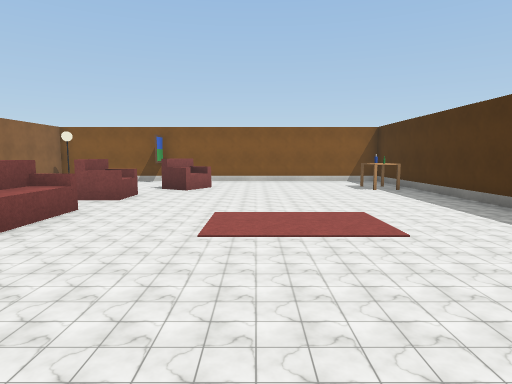
[1] (above)

15 first-person views from a walk through a world built for the Webots simulator. The camera is 0.9 m above the floor, tilts 6° down and sees 75° across. The floor is counted in squares, 1 m on a side. Each view is taken from the middle of a square. On the plan, view 1 faces up. The plan holds only what a view shows up to about 12 squares ahead; the rest is blank. The robots in the file are not drawn. Simple shapes and patterns stand in for the simulator's stock objects.

[2]
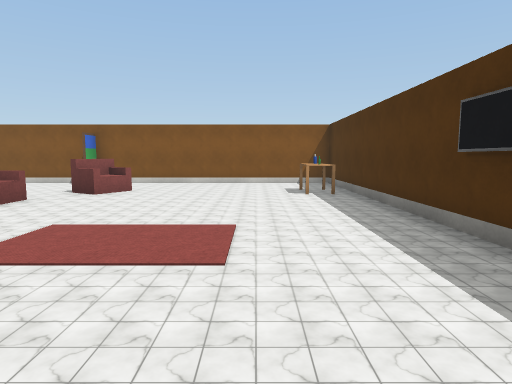

[3]
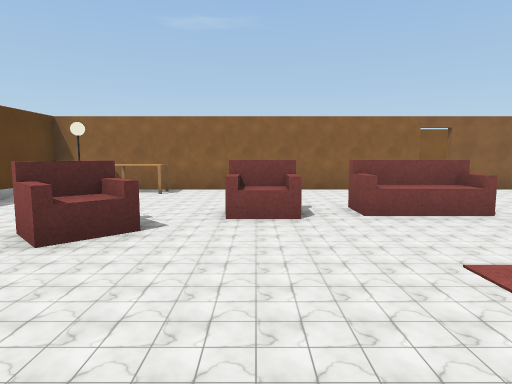

[4]
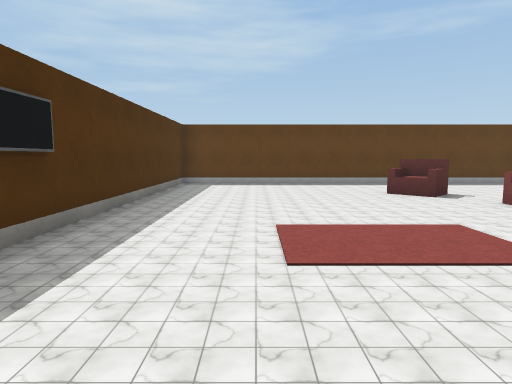

[5]
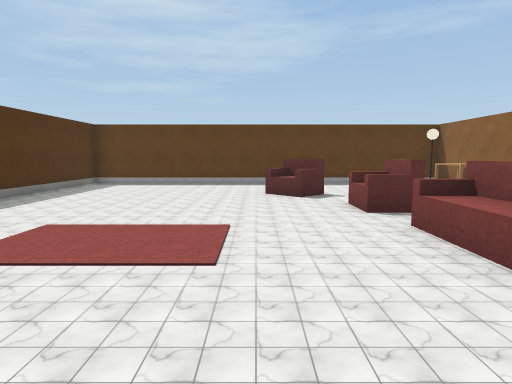

[6]
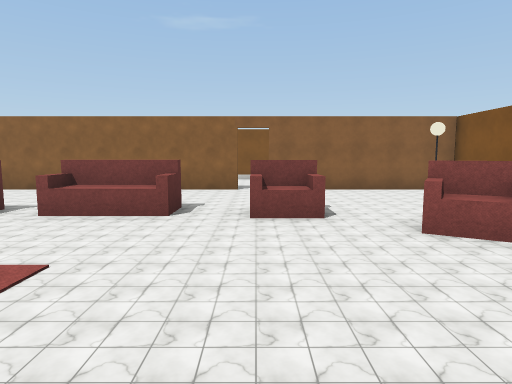

[7]
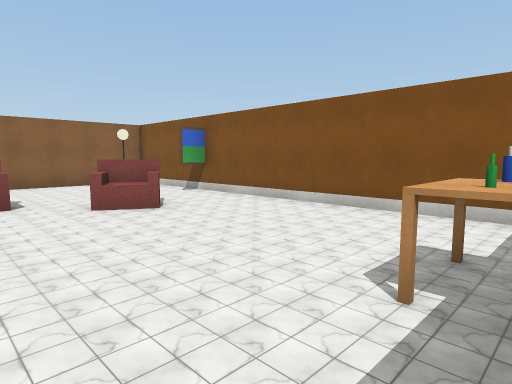

[8]
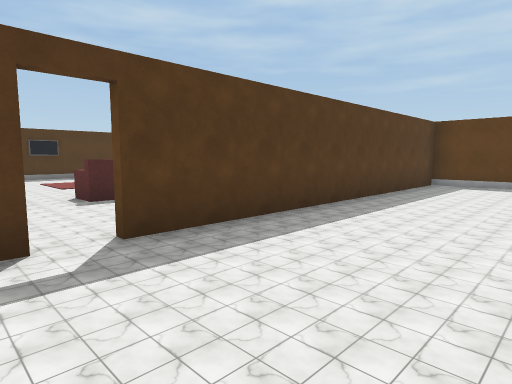

[9]
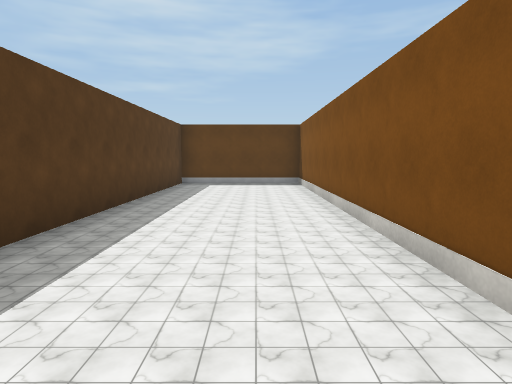

[10]
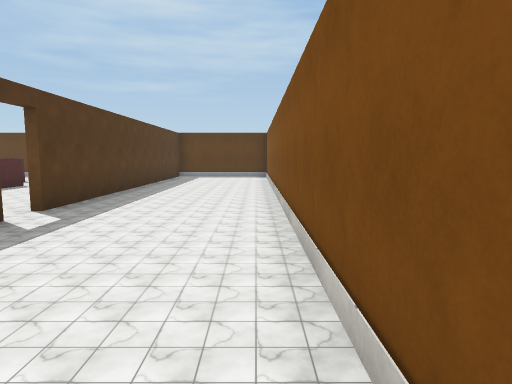

[11]
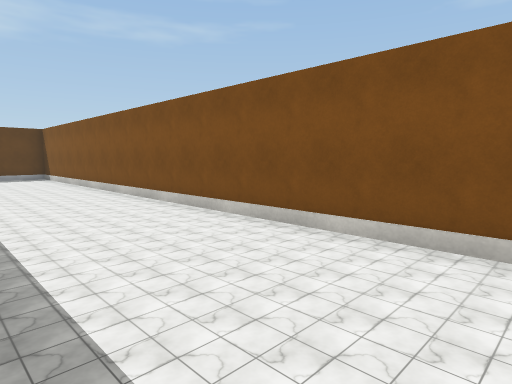

[12]
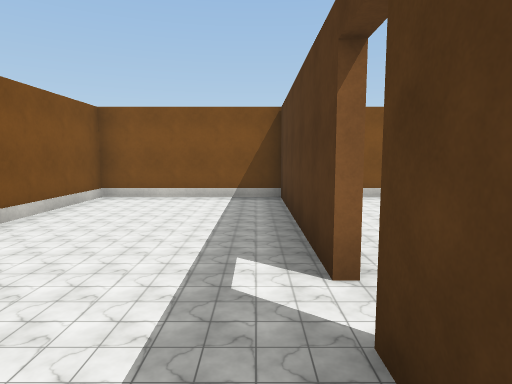

[13]
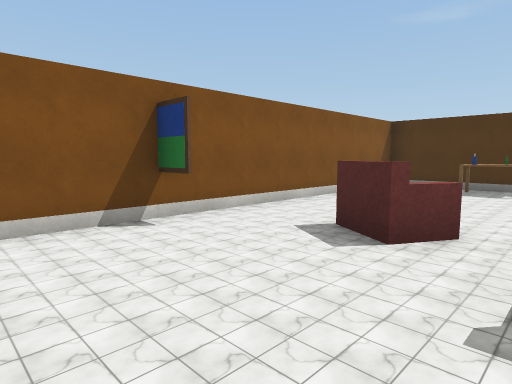

[14]
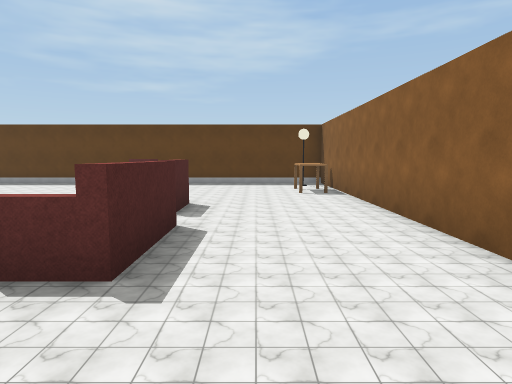

[15]
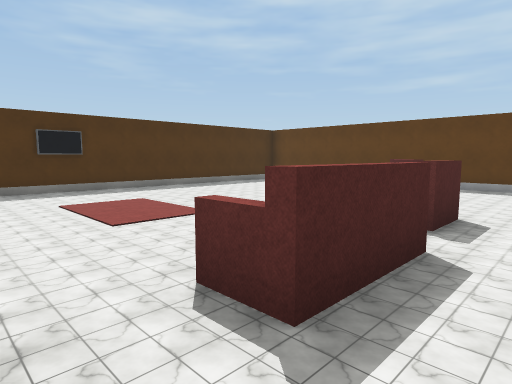

### Floor plan
Points are (right, up) in squares from view 1. A wall is a line through its corners. A room is listed if a view was taken in it or the views show most of it. See-through windows are left out.
Room 1 (views 1, 2, 3, 4, 5, 6, 7, 13, 14, 15)
walls: (-7.2, 6.5) (-7.2, -3.5) (4.5, -3.5) (4.5, 12.5) (-7, 12.5); (-7.2, 12.5) (-7.2, 7.2)
ways out: opening at (-7, 7) to room 2
objects: floor lamp (-6, -2); desk (-6, -1); floor lamp (-6, 12); sofa (-4, 4) to (-3, 5); armchair (-4, 7) to (-3, 8); painting (-4, 12); armchair (-3, 2); armchair (-2, -1) to (-1, 0); armchair (-2, 9) to (-2, 10); desk (3, 9) to (3, 10); TV (4, 4); bottle (4, 9); bottle (4, 10)
Room 2 (views 8, 9, 10, 11, 12)
walls: (-7.4, 7.2) (-7.4, 12.5); (-7, 12.5) (-11.5, 12.5) (-11.5, -3.5) (-7.4, -3.5) (-7.4, 6.5)
ways out: opening at (-7, 7) to room 1

Where each view was taken, in squares from view 1:
view 1: 0 up, 0 right, facing up
view 2: 1 up, 2 right, facing up
view 3: 2 up, 2 right, facing left
view 4: 8 up, 2 right, facing down
view 5: 8 up, 1 left, facing down
view 6: 7 up, 2 right, facing left
view 7: 7 up, 4 right, facing up-left
view 8: 8 up, 11 left, facing down-right
view 9: 8 up, 10 left, facing down
view 10: 12 up, 11 left, facing down
view 11: 12 up, 8 left, facing down-left
view 12: 5 up, 8 left, facing up
view 13: 8 up, 6 left, facing up-right
view 14: 8 up, 5 left, facing down
view 15: 7 up, 5 left, facing down-right
